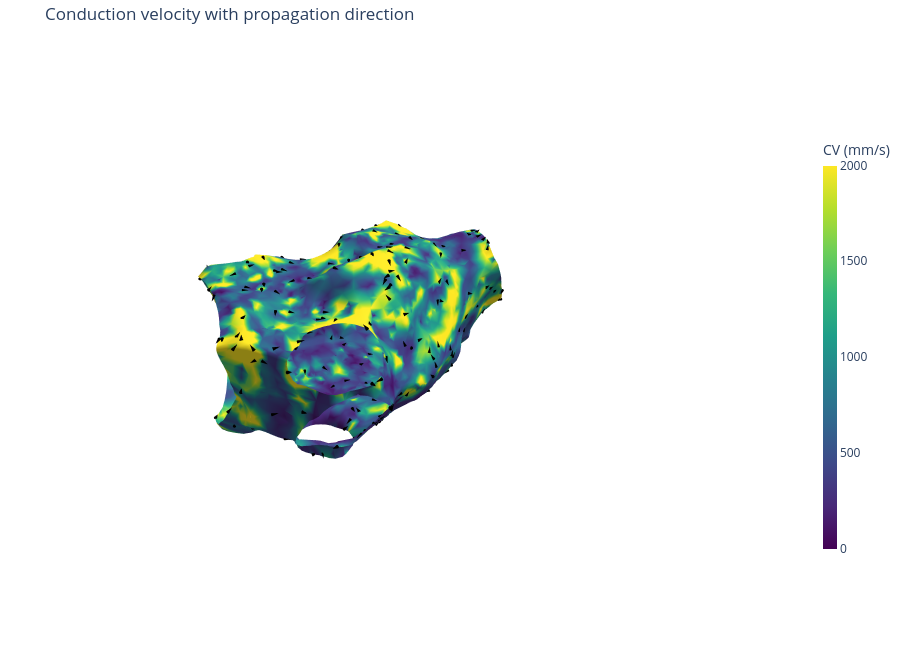

Source (notebook cell):
### Code cell
cv_display = np.clip(cv_speed, 0, 2000)
cv_map = mesh_to_plotly(
    points, triangles, scalars=cv_display, colorscale="Viridis",
    cmin=0, cmax=2000, colorbar_title="CV (mm/s)", name="conduction velocity",
)

step = max(len(points) // 400, 1)
sample = np.arange(0, len(points), step)
sample = sample[np.isfinite(cv_direction[sample]).all(axis=1)]
arrow_scale = 3.0

arrows = go.Cone(
    x=points[sample, 0], y=points[sample, 1], z=points[sample, 2],
    u=cv_direction[sample, 0] * arrow_scale,
    v=cv_direction[sample, 1] * arrow_scale,
    w=cv_direction[sample, 2] * arrow_scale,
    sizemode="absolute", sizeref=4.0, showscale=False,
    colorscale=[[0, "black"], [1, "black"]], name="propagation",
)

plotly_figure([cv_map, arrows],
              title="Conduction velocity with propagation direction").show()

### Figure 1 — Plotly figure (JSON) as saved in the notebook; plotly's stock layout.template omitted (floating-point values rounded to 4 significant figures; data arrays with more than 128 entries replaced by an {"elided": "..."} marker saying what was removed)
{"data": [{"cmax": 2000, "cmin": 0, "colorbar": {"len": 0.7, "thickness": 14, "title": {"text": "CV (mm/s)"}}, "colorscale": [[0, "#440154"], [0.1111, "#482878"], [0.2222, "#3e4989"], [0.3333, "#31688e"], [0.4444, "#26828e"], [0.5556, "#1f9e89"], [0.6667, "#35b779"], [0.7778, "#6ece58"], [0.8889, "#b5de2b"], [1, "#fde725"]], "flatshading": false, "i": {"elided": "10296 int values"}, "intensity": {"elided": "9279 float values"}, "j": {"elided": "10296 int values"}, "k": {"elided": "10296 int values"}, "lighting": {"ambient": 0.55, "diffuse": 0.8, "roughness": 0.6, "specular": 0.15}, "name": "conduction velocity", "opacity": 1, "showscale": true, "type": "mesh3d", "x": {"elided": "9279 float values"}, "y": {"elided": "9279 float values"}, "z": {"elided": "9279 float values"}}, {"colorscale": [[0, "black"], [1, "black"]], "name": "propagation", "showscale": false, "sizemode": "absolute", "sizeref": 4, "type": "cone", "u": {"elided": "238 float values"}, "v": {"elided": "238 float values"}, "w": {"elided": "238 float values"}, "x": {"elided": "238 float values"}, "y": {"elided": "238 float values"}, "z": {"elided": "238 float values"}}], "layout": {"height": 650, "margin": {"b": 0, "l": 0, "r": 0, "t": 40}, "paper_bgcolor": "rgba(0,0,0,0)", "scene": {"aspectmode": "data", "bgcolor": "rgba(0,0,0,0)", "xaxis": {"visible": false}, "yaxis": {"visible": false}, "zaxis": {"visible": false}}, "title": {"text": "Conduction velocity with propagation direction"}}}
